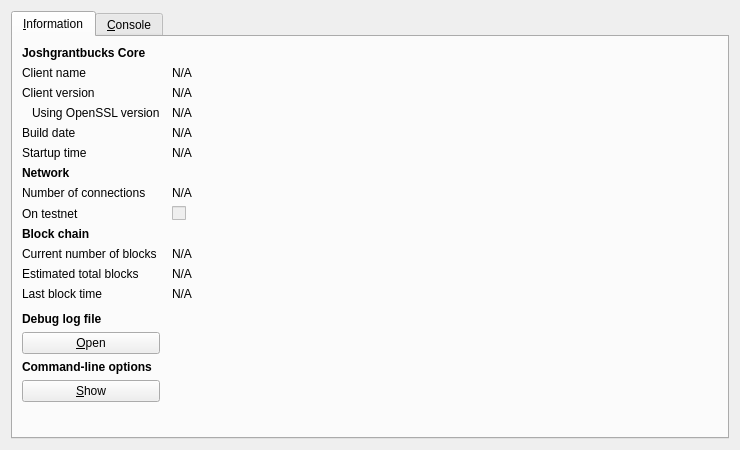
<?xml version="1.0" encoding="UTF-8"?>
<ui version="4.0">
 <class>RPCConsole</class>
 <widget class="QDialog" name="RPCConsole">
  <property name="geometry">
   <rect>
    <x>0</x>
    <y>0</y>
    <width>740</width>
    <height>450</height>
   </rect>
  </property>
  <property name="windowTitle">
   <string>Joshgrantbucks - Debug window</string>
  </property>
  <layout class="QVBoxLayout" name="verticalLayout_2">
   <item>
    <widget class="QTabWidget" name="tabWidget">
     <property name="currentIndex">
      <number>0</number>
     </property>
     <widget class="QWidget" name="tab_info">
      <attribute name="title">
       <string>&amp;Information</string>
      </attribute>
      <layout class="QGridLayout" name="gridLayout" columnstretch="0,1">
       <property name="horizontalSpacing">
        <number>12</number>
       </property>
       <item row="0" column="0">
        <widget class="QLabel" name="label_9">
         <property name="font">
          <font>
           <weight>75</weight>
           <bold>true</bold>
          </font>
         </property>
         <property name="text">
          <string>Joshgrantbucks Core</string>
         </property>
        </widget>
       </item>
       <item row="1" column="0">
        <widget class="QLabel" name="label_5">
         <property name="text">
          <string>Client name</string>
         </property>
        </widget>
       </item>
       <item row="1" column="1">
        <widget class="QLabel" name="clientName">
         <property name="cursor">
          <cursorShape>IBeamCursor</cursorShape>
         </property>
         <property name="text">
          <string>N/A</string>
         </property>
         <property name="textFormat">
          <enum>Qt::PlainText</enum>
         </property>
         <property name="textInteractionFlags">
          <set>Qt::LinksAccessibleByMouse|Qt::TextSelectableByKeyboard|Qt::TextSelectableByMouse</set>
         </property>
        </widget>
       </item>
       <item row="2" column="0">
        <widget class="QLabel" name="label_6">
         <property name="text">
          <string>Client version</string>
         </property>
        </widget>
       </item>
       <item row="2" column="1">
        <widget class="QLabel" name="clientVersion">
         <property name="cursor">
          <cursorShape>IBeamCursor</cursorShape>
         </property>
         <property name="text">
          <string>N/A</string>
         </property>
         <property name="textFormat">
          <enum>Qt::PlainText</enum>
         </property>
         <property name="textInteractionFlags">
          <set>Qt::LinksAccessibleByMouse|Qt::TextSelectableByKeyboard|Qt::TextSelectableByMouse</set>
         </property>
        </widget>
       </item>
       <item row="3" column="0">
        <widget class="QLabel" name="label_14">
         <property name="text">
          <string>Using OpenSSL version</string>
         </property>
         <property name="indent">
          <number>10</number>
         </property>
        </widget>
       </item>
       <item row="3" column="1">
        <widget class="QLabel" name="openSSLVersion">
         <property name="cursor">
          <cursorShape>IBeamCursor</cursorShape>
         </property>
         <property name="text">
          <string>N/A</string>
         </property>
         <property name="textFormat">
          <enum>Qt::PlainText</enum>
         </property>
         <property name="textInteractionFlags">
          <set>Qt::LinksAccessibleByMouse|Qt::TextSelectableByKeyboard|Qt::TextSelectableByMouse</set>
         </property>
        </widget>
       </item>
       <item row="4" column="0">
        <widget class="QLabel" name="label_12">
         <property name="text">
          <string>Build date</string>
         </property>
        </widget>
       </item>
       <item row="4" column="1">
        <widget class="QLabel" name="buildDate">
         <property name="cursor">
          <cursorShape>IBeamCursor</cursorShape>
         </property>
         <property name="text">
          <string>N/A</string>
         </property>
         <property name="textFormat">
          <enum>Qt::PlainText</enum>
         </property>
         <property name="textInteractionFlags">
          <set>Qt::LinksAccessibleByMouse|Qt::TextSelectableByKeyboard|Qt::TextSelectableByMouse</set>
         </property>
        </widget>
       </item>
       <item row="5" column="0">
        <widget class="QLabel" name="label_13">
         <property name="text">
          <string>Startup time</string>
         </property>
        </widget>
       </item>
       <item row="5" column="1">
        <widget class="QLabel" name="startupTime">
         <property name="cursor">
          <cursorShape>IBeamCursor</cursorShape>
         </property>
         <property name="text">
          <string>N/A</string>
         </property>
         <property name="textFormat">
          <enum>Qt::PlainText</enum>
         </property>
         <property name="textInteractionFlags">
          <set>Qt::LinksAccessibleByMouse|Qt::TextSelectableByKeyboard|Qt::TextSelectableByMouse</set>
         </property>
        </widget>
       </item>
       <item row="6" column="0">
        <widget class="QLabel" name="label_11">
         <property name="font">
          <font>
           <weight>75</weight>
           <bold>true</bold>
          </font>
         </property>
         <property name="text">
          <string>Network</string>
         </property>
        </widget>
       </item>
       <item row="7" column="0">
        <widget class="QLabel" name="label_7">
         <property name="text">
          <string>Number of connections</string>
         </property>
        </widget>
       </item>
       <item row="7" column="1">
        <widget class="QLabel" name="numberOfConnections">
         <property name="cursor">
          <cursorShape>IBeamCursor</cursorShape>
         </property>
         <property name="text">
          <string>N/A</string>
         </property>
         <property name="textFormat">
          <enum>Qt::PlainText</enum>
         </property>
         <property name="textInteractionFlags">
          <set>Qt::LinksAccessibleByMouse|Qt::TextSelectableByKeyboard|Qt::TextSelectableByMouse</set>
         </property>
        </widget>
       </item>
       <item row="8" column="0">
        <widget class="QLabel" name="label_8">
         <property name="text">
          <string>On testnet</string>
         </property>
        </widget>
       </item>
       <item row="8" column="1">
        <widget class="QCheckBox" name="isTestNet">
         <property name="enabled">
          <bool>false</bool>
         </property>
         <property name="text">
          <string/>
         </property>
        </widget>
       </item>
       <item row="9" column="0">
        <widget class="QLabel" name="label_10">
         <property name="font">
          <font>
           <weight>75</weight>
           <bold>true</bold>
          </font>
         </property>
         <property name="text">
          <string>Block chain</string>
         </property>
        </widget>
       </item>
       <item row="10" column="0">
        <widget class="QLabel" name="label_3">
         <property name="text">
          <string>Current number of blocks</string>
         </property>
        </widget>
       </item>
       <item row="10" column="1">
        <widget class="QLabel" name="numberOfBlocks">
         <property name="cursor">
          <cursorShape>IBeamCursor</cursorShape>
         </property>
         <property name="text">
          <string>N/A</string>
         </property>
         <property name="textFormat">
          <enum>Qt::PlainText</enum>
         </property>
         <property name="textInteractionFlags">
          <set>Qt::LinksAccessibleByMouse|Qt::TextSelectableByKeyboard|Qt::TextSelectableByMouse</set>
         </property>
        </widget>
       </item>
       <item row="11" column="0">
        <widget class="QLabel" name="label_4">
         <property name="text">
          <string>Estimated total blocks</string>
         </property>
        </widget>
       </item>
       <item row="11" column="1">
        <widget class="QLabel" name="totalBlocks">
         <property name="cursor">
          <cursorShape>IBeamCursor</cursorShape>
         </property>
         <property name="text">
          <string>N/A</string>
         </property>
         <property name="textFormat">
          <enum>Qt::PlainText</enum>
         </property>
         <property name="textInteractionFlags">
          <set>Qt::LinksAccessibleByMouse|Qt::TextSelectableByKeyboard|Qt::TextSelectableByMouse</set>
         </property>
        </widget>
       </item>
       <item row="12" column="0">
        <widget class="QLabel" name="label_2">
         <property name="text">
          <string>Last block time</string>
         </property>
        </widget>
       </item>
       <item row="12" column="1">
        <widget class="QLabel" name="lastBlockTime">
         <property name="cursor">
          <cursorShape>IBeamCursor</cursorShape>
         </property>
         <property name="text">
          <string>N/A</string>
         </property>
         <property name="textFormat">
          <enum>Qt::PlainText</enum>
         </property>
         <property name="textInteractionFlags">
          <set>Qt::LinksAccessibleByMouse|Qt::TextSelectableByKeyboard|Qt::TextSelectableByMouse</set>
         </property>
        </widget>
       </item>
       <item row="13" column="0">
        <spacer name="verticalSpacer_2">
         <property name="orientation">
          <enum>Qt::Vertical</enum>
         </property>
         <property name="sizeHint" stdset="0">
          <size>
           <width>20</width>
           <height>20</height>
          </size>
         </property>
        </spacer>
       </item>
       <item row="14" column="0">
        <widget class="QLabel" name="labelDebugLogfile">
         <property name="font">
          <font>
           <weight>75</weight>
           <bold>true</bold>
          </font>
         </property>
         <property name="text">
          <string>Debug log file</string>
         </property>
        </widget>
       </item>
       <item row="15" column="0">
        <widget class="QPushButton" name="openDebugLogfileButton">
         <property name="toolTip">
          <string>Open the Joshgrantbucks debug log file from the current data directory. This can take a few seconds for large log files.</string>
         </property>
         <property name="text">
          <string>&amp;Open</string>
         </property>
         <property name="autoDefault">
          <bool>false</bool>
         </property>
        </widget>
       </item>
       <item row="16" column="0">
        <widget class="QLabel" name="labelCLOptions">
         <property name="font">
          <font>
           <weight>75</weight>
           <bold>true</bold>
          </font>
         </property>
         <property name="text">
          <string>Command-line options</string>
         </property>
        </widget>
       </item>
       <item row="17" column="0">
        <widget class="QPushButton" name="showCLOptionsButton">
         <property name="toolTip">
          <string>Show the Joshgrantbucks-Qt help message to get a list with possible Joshgrantbucks command-line options.</string>
         </property>
         <property name="text">
          <string>&amp;Show</string>
         </property>
         <property name="autoDefault">
          <bool>false</bool>
         </property>
        </widget>
       </item>
       <item row="18" column="0">
        <spacer name="verticalSpacer">
         <property name="orientation">
          <enum>Qt::Vertical</enum>
         </property>
         <property name="sizeHint" stdset="0">
          <size>
           <width>20</width>
           <height>40</height>
          </size>
         </property>
        </spacer>
       </item>
      </layout>
     </widget>
     <widget class="QWidget" name="tab_console">
      <attribute name="title">
       <string>&amp;Console</string>
      </attribute>
      <layout class="QVBoxLayout" name="verticalLayout_3">
       <property name="spacing">
        <number>3</number>
       </property>
       <item>
        <widget class="QTextEdit" name="messagesWidget">
         <property name="minimumSize">
          <size>
           <width>0</width>
           <height>100</height>
          </size>
         </property>
         <property name="readOnly">
          <bool>true</bool>
         </property>
         <property name="tabKeyNavigation" stdset="0">
          <bool>false</bool>
         </property>
         <property name="columnCount" stdset="0">
          <number>2</number>
         </property>
        </widget>
       </item>
       <item>
        <layout class="QHBoxLayout" name="horizontalLayout">
         <property name="spacing">
          <number>3</number>
         </property>
         <item>
          <widget class="QLabel" name="label">
           <property name="text">
            <string notr="true">&gt;</string>
           </property>
          </widget>
         </item>
         <item>
          <widget class="QLineEdit" name="lineEdit"/>
         </item>
         <item>
          <widget class="QPushButton" name="clearButton">
           <property name="maximumSize">
            <size>
             <width>24</width>
             <height>24</height>
            </size>
           </property>
           <property name="toolTip">
            <string>Clear console</string>
           </property>
           <property name="text">
            <string/>
           </property>
           <property name="icon">
            <iconset resource="../bitcoin.qrc">
             <normaloff>:/icons/remove</normaloff>:/icons/remove</iconset>
           </property>
           <property name="shortcut">
            <string notr="true">Ctrl+L</string>
           </property>
           <property name="autoDefault">
            <bool>false</bool>
           </property>
          </widget>
         </item>
        </layout>
       </item>
      </layout>
     </widget>
    </widget>
   </item>
  </layout>
 </widget>
 <resources>
  <include location="../bitcoin.qrc"/>
 </resources>
 <connections/>
</ui>
